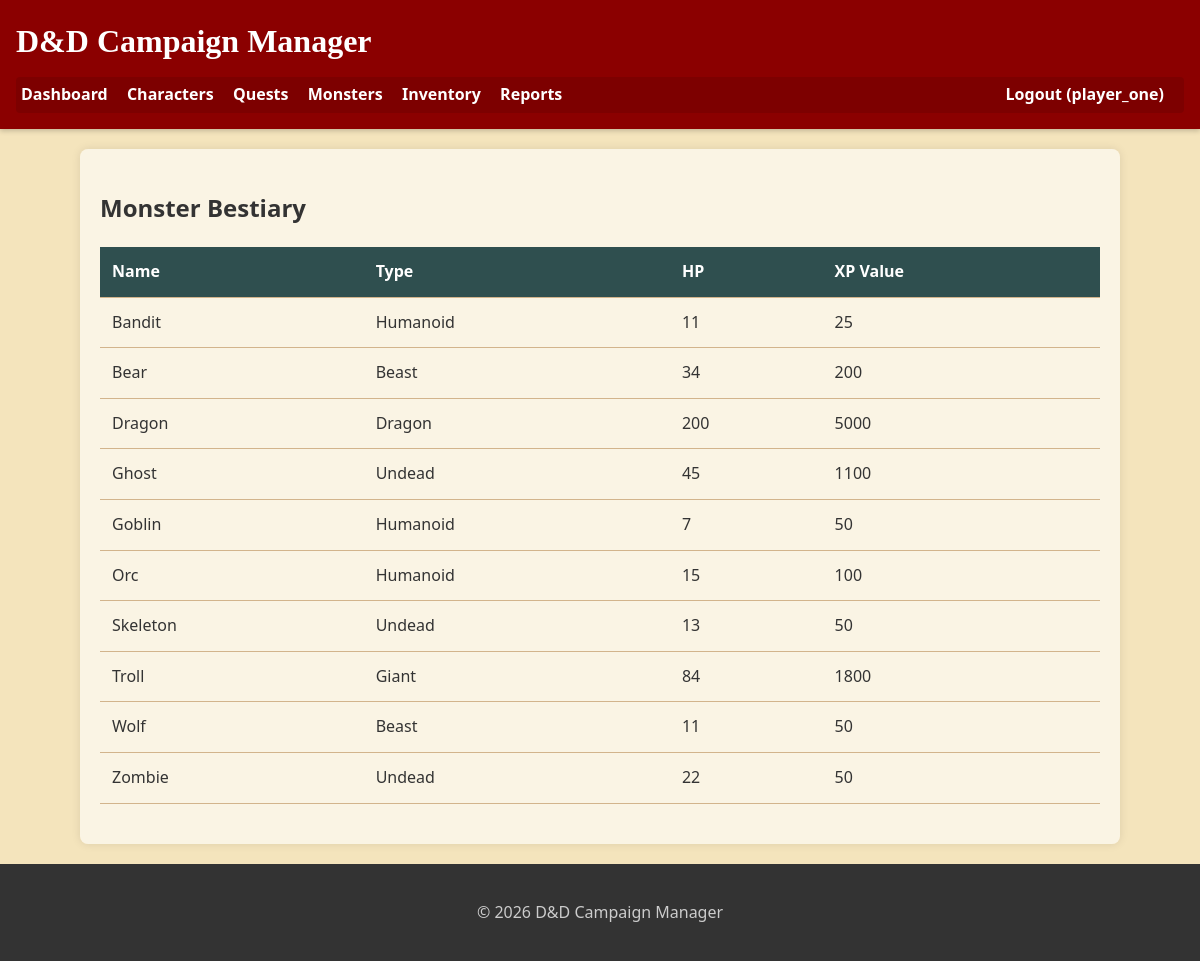
Page /monsters.php (signed in) on the committed database.
### tables this page shows
CREATE TABLE IF NOT EXISTS monsters (
    monster_id INT AUTO_INCREMENT PRIMARY KEY,
    name VARCHAR(100) NOT NULL,
    type VARCHAR(50),
    hp INT DEFAULT 50,
    xp_value INT DEFAULT 50
);

### monsters.php (the view, shortened to what this page needs)
<?php
require 'db.php';
require 'functions.php';
$monsters = $pdo->query("SELECT * FROM monsters ORDER BY name")->fetchAll();
echo get_header('Monsters');
?>
<h2>Monster Bestiary</h2>
<table>
    <thead>
        <tr>
            <th>Name</th>
            <th>Type</th>
            <th>HP</th>
            <th>XP Value</th>
        </tr>
    </thead>
    <tbody>
        <?php foreach($monsters as $m): ?>
        <tr>
            <td><?php echo htmlspecialchars($m['name']); ?></td>
            <td><?php echo $m['type']; ?></td>
            <td><?php echo $m['hp']; ?></td>
            <td><?php echo $m['xp_value']; ?></td>
        </tr>
        <?php endforeach; ?>
    </tbody>
</table>
<?php echo get_footer(); ?>

### css/style.css (style rules this page uses)
:root { --primary: #8b0000; --secondary: #2f4f4f; --bg: #f4e4bc; --text: #333; --light: #fff; --border: #d2b48c; }
body { font-family: 'Segoe UI', Tahoma, Geneva, Verdana, sans-serif; background-color: var(--bg); color: var(--text); margin: 0; padding: 0; line-height: 1.6; }
table { width: 100%; border-collapse: collapse; margin: 20px 0; }
th, td { padding: 12px; text-align: left; border-bottom: 1px solid var(--border); }
th { background-color: var(--secondary); color: white; }

### rows in the picture
monsters: name "Bandit", type "Humanoid", hp "11", xp_value "25"
monsters: name "Bear", type "Beast", hp "34", xp_value "200"
monsters: name "Dragon", type "Dragon", hp "200", xp_value "5000"
monsters: name "Ghost", type "Undead", hp "45", xp_value "1100"
monsters: name "Goblin", type "Humanoid", hp "7", xp_value "50"
monsters: name "Orc", type "Humanoid", hp "15", xp_value "100"
monsters: name "Skeleton", type "Undead", hp "13", xp_value "50"
monsters: name "Troll", type "Giant", hp "84", xp_value "1800"
monsters: name "Wolf", type "Beast", hp "11", xp_value "50"
monsters: name "Zombie", type "Undead", hp "22", xp_value "50"

### other values in the picture
$_SESSION['username'] "player_one"
